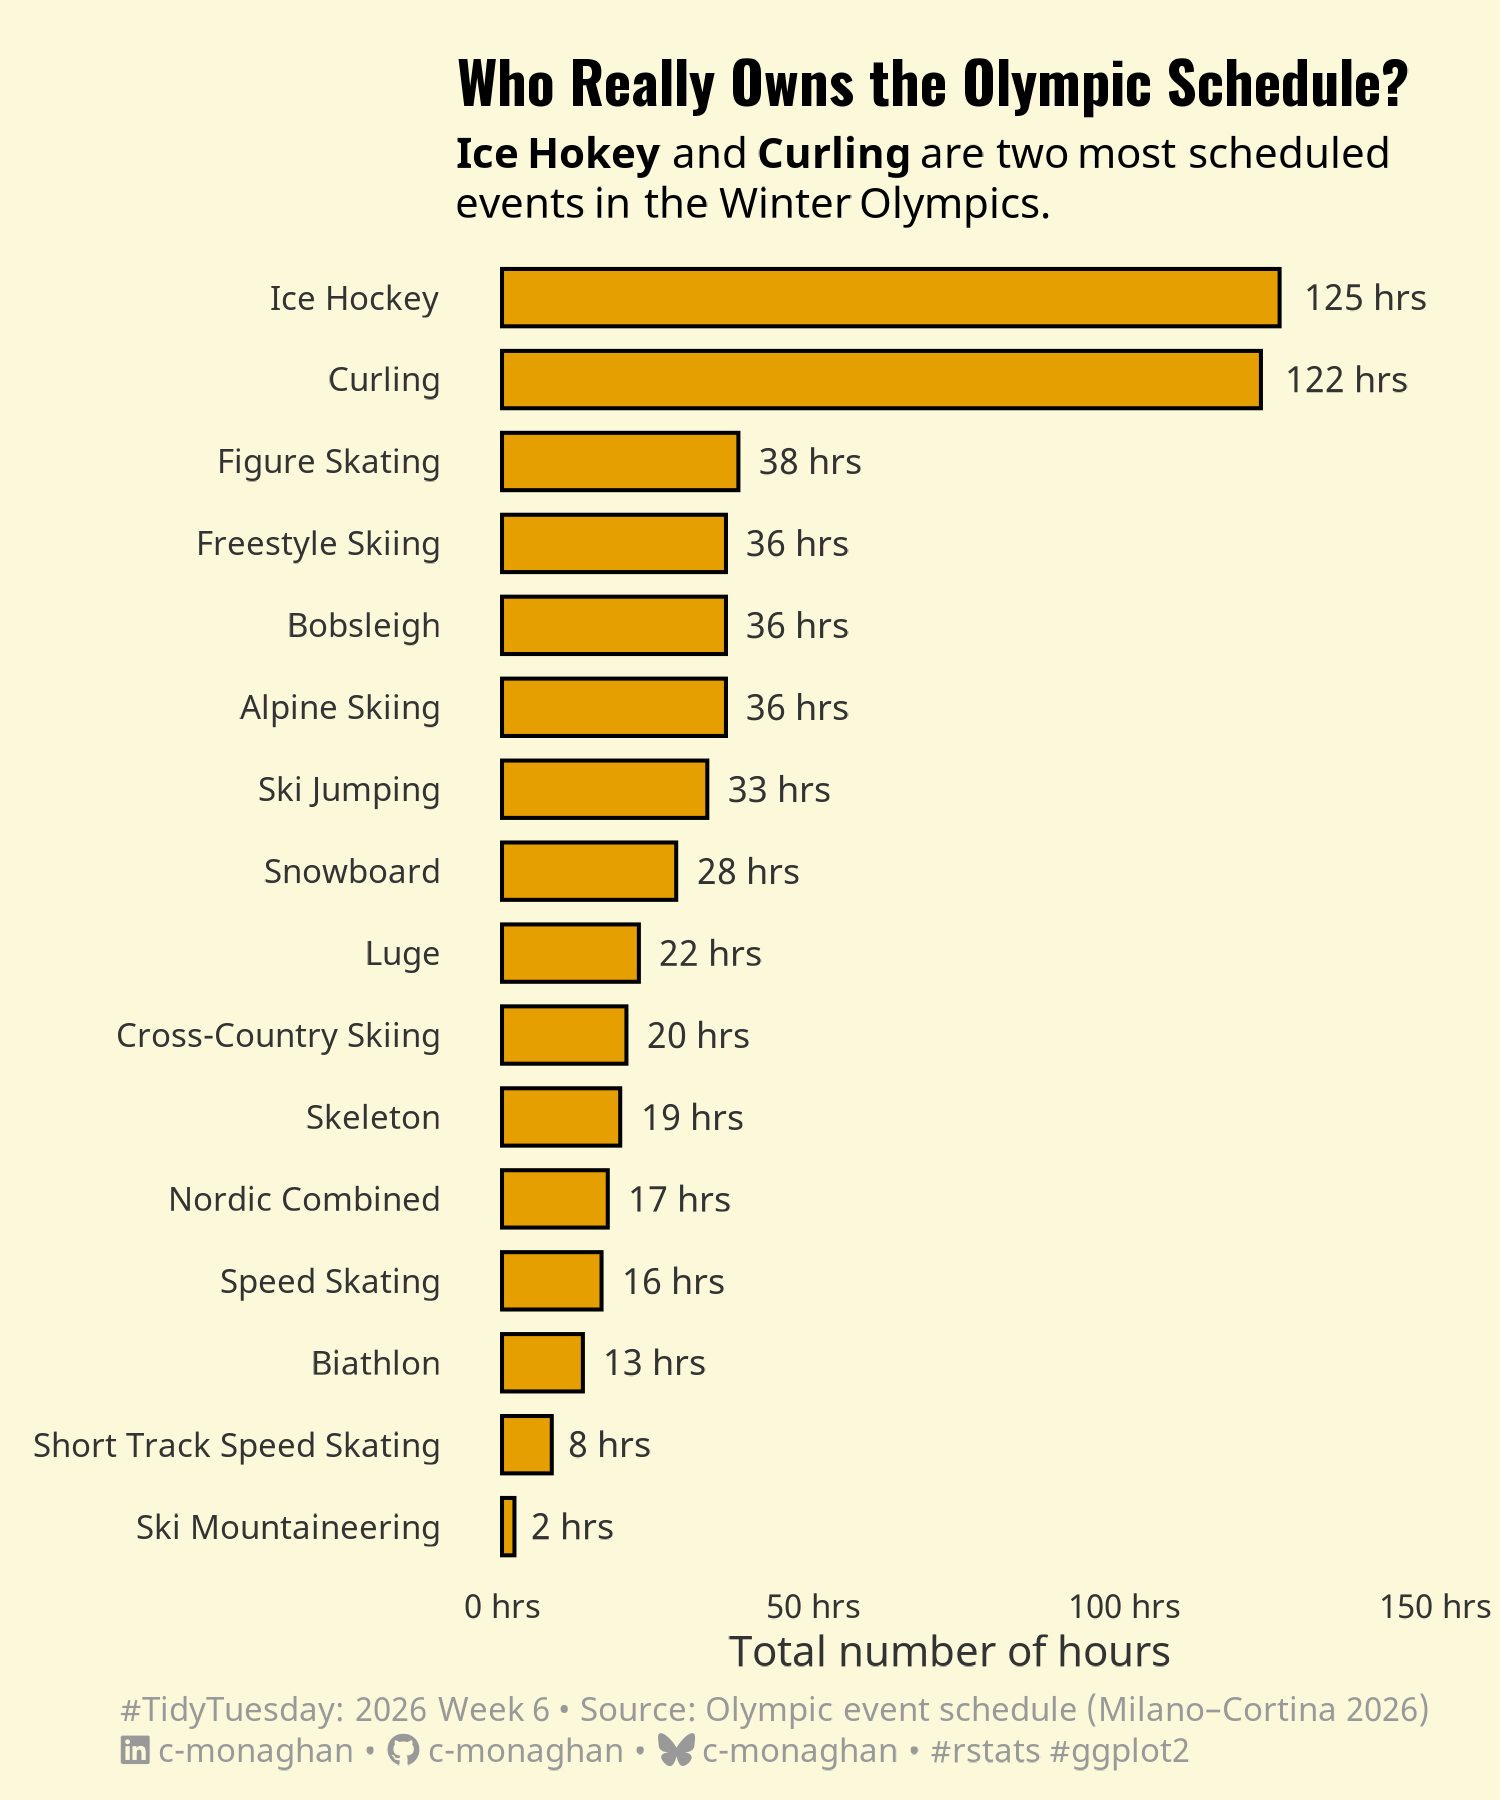

Generate this figure with R:
# Packages ---------------------------------------------------------------------
pacman::p_load(
  dplyr,
  ggplot2,
  ggwaffle,
  showtext
)

# Fonts ------------------------------------------------------------------------
font_add_google("Oswald")
font_add_google("Noto Sans")

title_font <- "Oswald"
body_font <- "Noto Sans"

showtext_auto(enable = TRUE)
showtext_opts(dpi = 300)

tt_text <- cmBrand::tt_text(
  year = 2026,
  week = 6,
  source = "Olympic event schedule (Milano–Cortina 2026)"
)

socials <- cmBrand::social_brand()

# Theme ------------------------------------------------------------------------

# Data -------------------------------------------------------------------------
schedule <- tidytuesdayR::tt_load(x = 2026, week = 6) |>
  purrr::pluck("schedule")

# Processing -------------------------------------------------------------------
# How many hours are each event shown for
total_event_time <- schedule |>
  select(start_datetime_local, end_datetime_local, discipline_name) |>
  # Some events are happenning at the same time in the same room
  # I would assume these are different teams playing against eachother
  # simultaneouly. Let's look at distinct sporting events at distinct times.
  distinct(start_datetime_local, discipline_name, .keep_all = TRUE) |>
  mutate(
    duration = difftime(
      end_datetime_local,
      start_datetime_local,
      units = "hours"
    )
  ) |>
  group_by(discipline_name) |>
  summarise(total_time = sum(duration), .groups = "drop") |>
  mutate(
    total_time = round(total_time) |> as.numeric(),
    discipline_name = forcats::fct_reorder(discipline_name, total_time)
  )

# Plot -------------------------------------------------------------------------
title <- "Who Really Owns the Olympic Schedule?"
subtitle <- "**Ice Hokey** and **Curling** are two most scheduled events in the Winter Olympics."
caption <- stringr::str_glue("{tt_text} {socials} &bull; #rstats #ggplot2")

total_event_time |>
  ggplot(aes(x = total_time, y = discipline_name)) +
  geom_col(fill = "#E69F00", colour = "black", width = 0.7) +
  geom_text(
    aes(label = paste0(total_time, " hrs")),
    hjust = -0.2,
    color = "grey20",
    size = 3
  ) +
  scale_x_continuous(
    limits = c(0, max(total_event_time$total_time) * 1.15),
    labels = scales::label_number(suffix = " hrs")
  ) +
  labs(
    title = title,
    subtitle = subtitle,
    x = "Total number of hours",
    y = NULL,
    caption = caption
  ) +
  theme_minimal(base_size = 10, base_family = body_font) +
  theme(
    plot.title = element_text(
      size = rel(1.4),
      face = "bold",
      family = title_font,
    ),
    plot.subtitle = ggtext::element_textbox_simple(
      size = rel(1),
      margin = margin(0, 0, 5, 0),
    ),
    plot.caption = ggtext::element_markdown(
      size = rel(0.8),
      colour = "#999999",
      hjust = 1,
      halign = 0,
      lineheight = 1.25
    ),
    axis.text = element_text(colour = "grey20"),
    axis.title = element_text(colour = "grey20"),
    panel.grid = element_blank(),
    plot.background = element_rect(fill = "#FCF9DA"),
    plot.margin = margin(0.5, 0.5, 0.25, 0.25, "cm")
  ) +
  ggview::canvas(width = 5, height = 6) -> fig

# Export -----------------------------------------------------------------------
ggview::save_ggplot(fig, here::here("2026/2026-02-10/20260210.png"))
